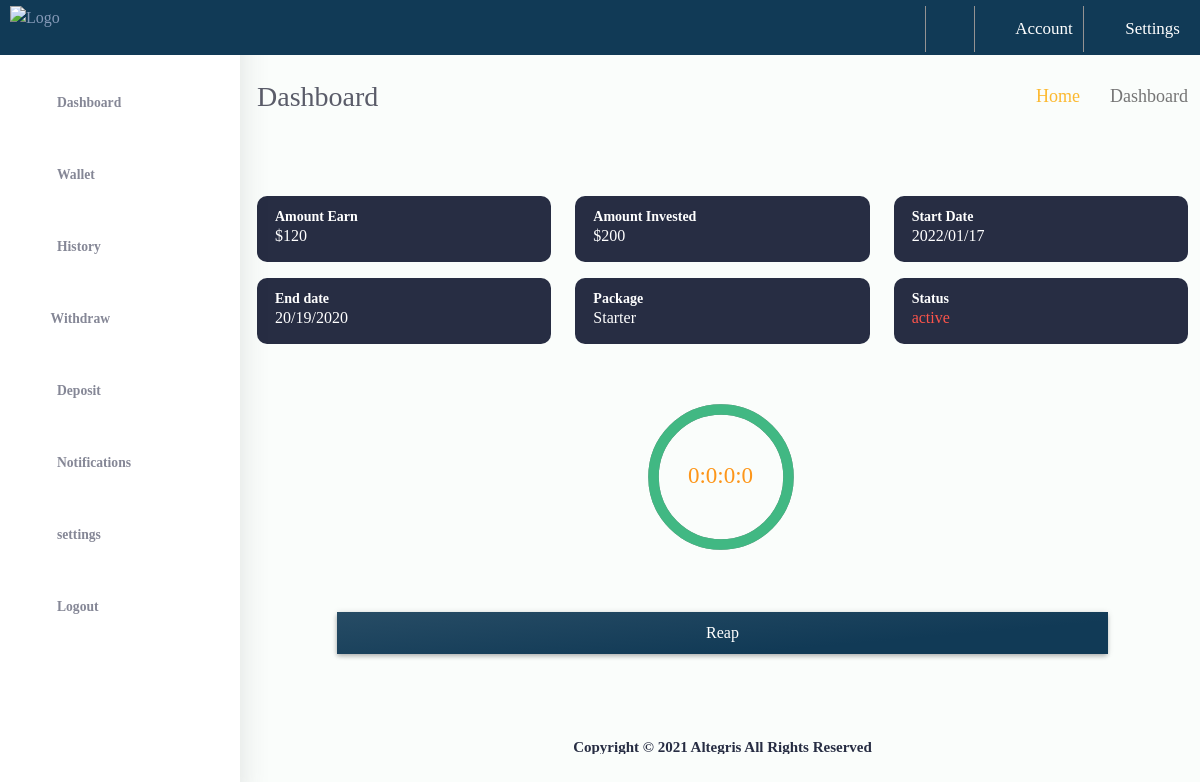
The app's page /dashboard/ (signed in) with its own data.
### users_app/models.py (models this page shows, shortened)
class Investments(models.Model):
    user =  models.ForeignKey(Account, on_delete = models.CASCADE)
    amount_invested = models.IntegerField(default=10)
    date = models.DateTimeField(auto_now_add=True)
    is_complete = models.BooleanField(default=False)
    end_date =  models.DateTimeField(blank=True,null=True)
    start_date =  models.DateTimeField(blank=True,null=True)
    status = models.CharField(max_length=40, choices=STATUS,default="inactive")
    amount_earn = models.IntegerField(default=0)
    package = models.ForeignKey(Packages,on_delete = models.CASCADE, related_name="pack" , blank=True, null=True)
    def __str__(self):
        return f"{self.user.username} :  {self.amount_invested}"

class Packages(models.Model):
    days= models.IntegerField()
    name = models.CharField(max_length=40)
    percent = models.IntegerField()
    min_amount = models.IntegerField(default=0)
    max_amount = models.IntegerField(default=0)
    ref_percent = models.IntegerField(default=0)

### users_app/views.py (the view)
# urls.py: path('dashboard/', views.index, name="dashboard"),
@login_required()
def index(request):
    deadline = False
    expected_earnings  = 0
    context = {}
    try:
        investments = Investments.objects.get(user=request.user)
        today = timezone.now()
        if today >= investments.end_date:
            deadline = True
        if investments.is_complete == True:
            deadline = False
        expected_earnings = earnings(investments.amount_invested,investments.package.percent)
        context['expected_earnings'] = expected_earnings
        context['deadline'] = deadline
        context['investments'] = investments
    except:
        investments = None
        context['investments'] = investments
    print(context)
    return render(request, 'users/dashboard.html',context)

### users_app/views.py (called while the page is built)
def earnings(amount , perc):
    p = (perc/100) * amount
    return p + amount

### templates/users/dashboard.html (shortened to what this page needs)
{% extends 'layouts/users_app.html' %} {% block title %} Dashboard {% endblock title %} {% block styles %} {% endblock styles %} {% block content %}
<div class="container">
    <div class="d-flex align-items-center justify-content-between mb-4">
        <h1 class="h3 mb-0 text-gray-800">Dashboard</h1>
        <ol class="breadcrumb">
            <li class="breadcrumb-item"><a href="/">Home</a></li>
            <li class="breadcrumb-item active" aria-current="page">Dashboard</li>
        </ol>
    </div>
    <div class="row pbt-5">
        <div class="col-lg-12">
            {% if investments %}
            <div class="row">
                <div class="col-xl-4 col-sm-6 mb-30 py-2">
                    <div class="d-widget d-flex flex-wrap">
                        <div class="col-8">
                            <span class="caption">Amount Earn</span>
                            <h6 class="currency-amount">${{investments.amount_earn}}</h6>
                        </div>
                        <div class="col-4">
                            <div class="icon ml-auto">
                                <i class="fas fa-wallet"></i>
                            </div>
                        </div>
                    </div>
                </div>
                <div class="col-xl-4 col-sm-6 mb-30 py-2">
                    <div class="d-widget d-flex flex-wrap">
                        <div class="col-8">
                            <span class="caption">Amount Invested</span>
                            <h6 class="currency-amount">${{investments.amount_invested}}</h6>
                        </div>
                        <div class="col-4">
                            <div class="icon ml-auto">
                                <i class="la la-exchange"></i>
                            </div>
                        </div>
                    </div>
                </div>
                <div class="col-xl-4 col-sm-6 mb-30 py-2">
                    <div class="d-widget d-flex flex-wrap">
                        <div class="col-8">
                            <span class="caption">Start Date</span>
                            <h6 class="currency-amount">{{investments.start_date|date:"Y/m/d"}}</h6>
                        </div>
                        <div class="col-4">
                            <div class="icon ml-auto">
                                <i class="fas fa-calendar"></i>
                            </div>
                        </div>
                    </div>
                </div>
            </div>
            <div class="row  justify-content-center  ">
                <div class="col-xl-4 col-sm-6 mb-30 py-2">
                    <div class="d-widget d-flex flex-wrap">
                        <div class="col-8">
                            <span class="caption">End date</span>
                            <h6 id="engtime" data-time="{{ investments.end_date|date:'M d, Y H:m:s' }}" class="currency-amount">20/19/2020</h6>
                        </div>
                        <div class="col-4">
                            <div class="icon ml-auto">
                                <i class="fas fa-calendar"></i>
                            </div>
                        </div>
                    </div>
                </div>
                <div class="col-xl-4 col-sm-6 mb-30 py-2">
                    <div class="d-widget d-flex flex-wrap">
                        <div class="col-8">
                            <span class="caption">Package</span>
                            <h6 class="currency-amount">{{investments.package.name}}</h6>
                        </div>
                        <div class="col-4">
                            <div class="icon ml-auto">
                                <i class="fas fa-gift"></i>
                            </div>
                        </div>
                    </div>
                </div>
                <div class="col-xl-4 col-sm-6 mb-30 py-2">
                    <div class="d-widget d-flex flex-wrap">
                        <div class="col-8">
                            <span class="caption">Status</span>
                            <h6 class="currency-amount {% if investments.status == 'active' %}text-danger{% else %}text-success{% endif %}">
                                {{investments.status}}
                            </h6>
                        </div>
                        <div class="col-4">
                            <div class="icon ml-auto">
                                <i class="fas fa-download"></i>
                            </div>
                        </div>
                    </div>
                </div>
            </div>
            <div class="row  justify-content-center  ">
                <div class="col-12">
                    <div class="counterbox" id="counterbox">
                    </div>
                </div>
            </div>
            {% if deadline == True %}
            <div class="row justify-content-center">
                <div class="col-10 mb-4">
                    <a href="javascript:void(0);" data-toggle="modal" data-target="#claimmodal" class="btn btn-primary btn-block"><span class="txt">Reap</span> </a>
                </div>
            </div>
            {% endif %} {% endif %}
        </div>
    </div>
</div>
{% endblock content %}

### assets/css/application.css (style rules this page uses)
html { font-family: sans-serif; line-height: 1.15; -webkit-text-size-adjust: 100%; -webkit-tap-highlight-color: rgba(0, 0, 0, 0); }
body { margin: 0; font-family: "Nunito"; font-size: 1rem; font-weight: 400; line-height: 1.5; color: #869ab8; text-align: left; background-color: #fff; }
.text-gray-800 { color: #5a5c69 !important; }
li { list-style: none; }
a:hover, a:active, a:focus, a:link, a:visited { text-decoration: none; }
ul, ol { padding: 0 !important; margin: 0 !important; }
.btn { border-radius: 0px !important; }
.btn.btn-primary { position: relative; display: inline-block; font-size: 16px; line-height: 30px; color: #ffffff; font-weight: 400; overflow: hidden; background: none; border-radius: 0px; background: #274c65; background: -moz-linear-gradient(175deg, #274c65 0%, #113a56 70%); background: -webkit-gradient(175deg, 175deg, color-stop(0%, #274c65), color-stop(70%, #113a56)); background: -webkit-linear-gradient( 175deg, #274c65 0%, #113a56 70%); background: -o-linear-gradient(175deg, #274c65 0%, #113a56 70%); background: -ms-linear-gradient(175deg, #274c65 0%, #113a56 70%); background: linear-gradient( 175deg, #274c65 0%, #113a56 70%); box-shadow: 0 3px 4.7px 0.3px rgb(0 0 0 / 24%), 0 1px 6.86px 0.14px rgb(0 0 0 / 16%) !important; color: #fff !important; border: none; border-radius: 0px !important; }
.btn.btn-primary:before { position: absolute; content: ''; top: 0; left: 0; width: 100%; height: 100%; z-index: 1; opacity: 0; -webkit-transition: all 0.4s; -moz-transition: all 0.4s; -o-transition: all 0.4s; transition: all 0.4s; -webkit-transform: scale(0.2, 1); transform: scale(0.2, 1); background-image: -ms-linear-gradient(top, #D1641A 0%, #113a56 100%); background-image: -moz-linear-gradient(top, #D1641A 0%, #113a56 100%); background-image: -o-linear-gradient(top, #D1641A 0%, #113a56 100%); background-image: -webkit-gradient(linear, left top, left bottom, color-stop(0, #D1641A), color-stop(100, #113a56)); background-image: -webkit-linear-gradient(top, #D1641A 0%, #113a56 100%); background-image: linear-gradient(to bottom, #D1641A 0%, #113a56 100%); }
.btn .txt { position: relative; z-index: 1; }
.breadcrumb { background-color: transparent; padding: 0; margin-top: 20px; }
.breadcrumb li { color: #fcb930; text-transform: capitalize; }
.breadcrumb-item a { font-weight: 500; font-size: 18px; position: relative; z-index: 2; color: #fcb930; }
.breadcrumb-item.active { font-weight: 500; color: white; font-size: 18px; position: relative; z-index: 2; }
.breadcrumb-item+.breadcrumb-item::before { content: "\f101"; font-family: "Font Awesome 5 Free"; font-weight: 600; color: white; font-size: 18px; left: 0; }
.dash-content .breadcrumb-item.active { color: #757575 !important; }
.dash-content .breadcrumb-item+.breadcrumb-item::before { color: #113a56 !important; }
.pbt-5 { padding: 50px 0; }
.d-widget { padding: 8px 6px; background-color: #272d43; border-radius: 10px; }
.d-widget .icon { width: 50px; height: 50px; text-align: center; line-height: 50px; font-size: 32px; color: #fcb930; }
.d-widget .currency-amount { color: #ffffff; line-height: 1; }
.d-widget .caption { font-size: 14px; color: #ffffff; font-weight: 600; margin-bottom: 6px; }
.counterbox { margin-top: 50px; margin-bottom: 60px; }

### assets/css/orange.css (style rules this page uses)
a, a:hover, a:active, a:focus, .title-head span, .base-color, .slider-text .slide-title span { color: #c5ab31; }

### records on screen
Investments: amount_earn "120", amount_invested "200", start_date "2022/01/17", package.name "Starter", status "active"
